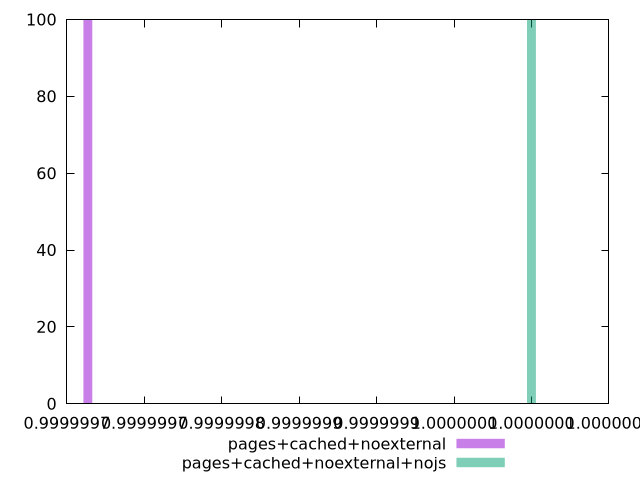

Generate this figure with gnuplot:
$_pagesCachedNoexternal <<EOF
0.9999997135746175 100
EOF
$_pagesCachedNoexternalNojs <<EOF
0.9999999999999791 100
EOF
set key outside below
set terminal pngcairo
set output "report_00004_2020-11-02T20-21-41.718Z/dom-size/dom-size_pages+cached+noexternal_pages+cached+noexternal+nojs+hist.png"
set boxwidth 5.728507233015989e-9
set style fill transparent solid 0.5 noborder
set yrange [0:100]
plot $_pagesCachedNoexternal title "pages+cached+noexternal" with boxes ,$_pagesCachedNoexternalNojs title "pages+cached+noexternal+nojs" with boxes ,
